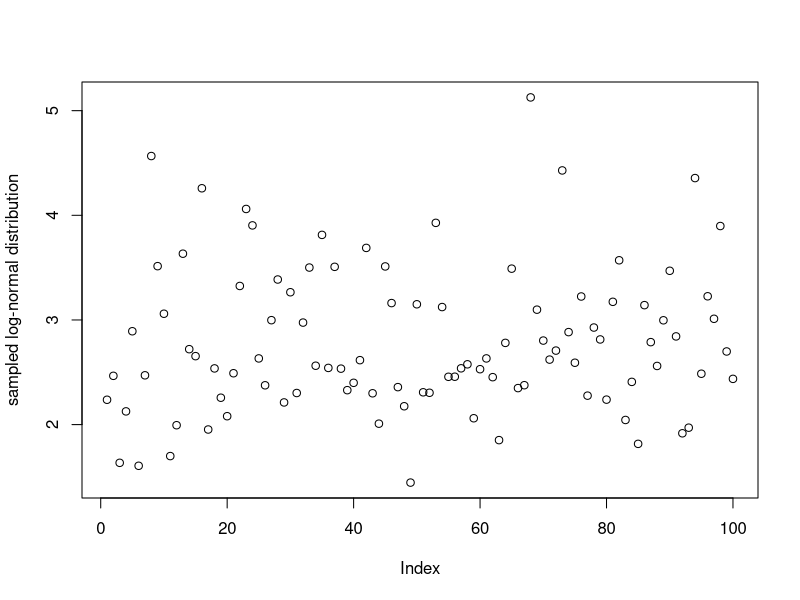
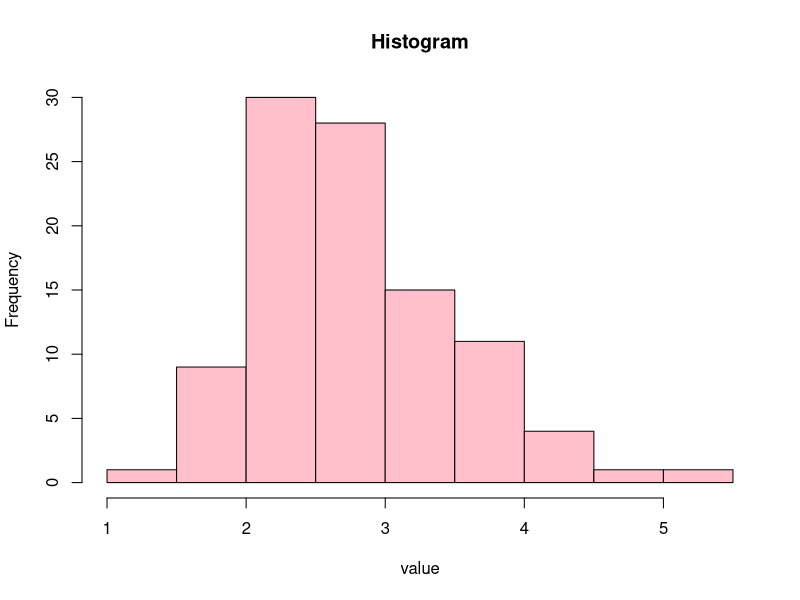
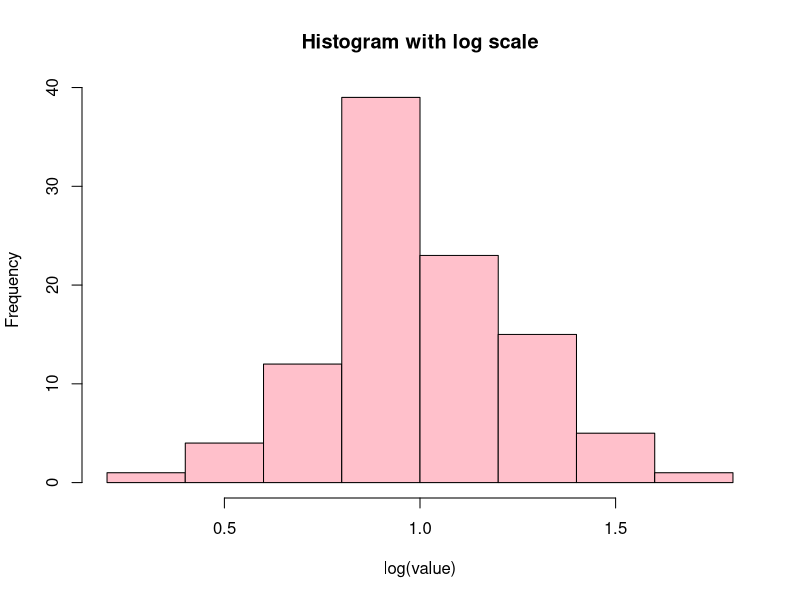

The R script that drew these images, in order:
## ---- chunk 1
set.seed(1024)

dat <- rlnorm(100, mean=1, sd= 0.25)
## ---- chunk 2
plot(dat, ylab = 'sampled log-normal distribution')
hist(dat, xlab= 'value',  main='Histogram', col='pink')
hist(log(dat), xlab='log(value)', main='Histogram with log scale' , col='pink')
## ---- chunk 3
summary(dat)
